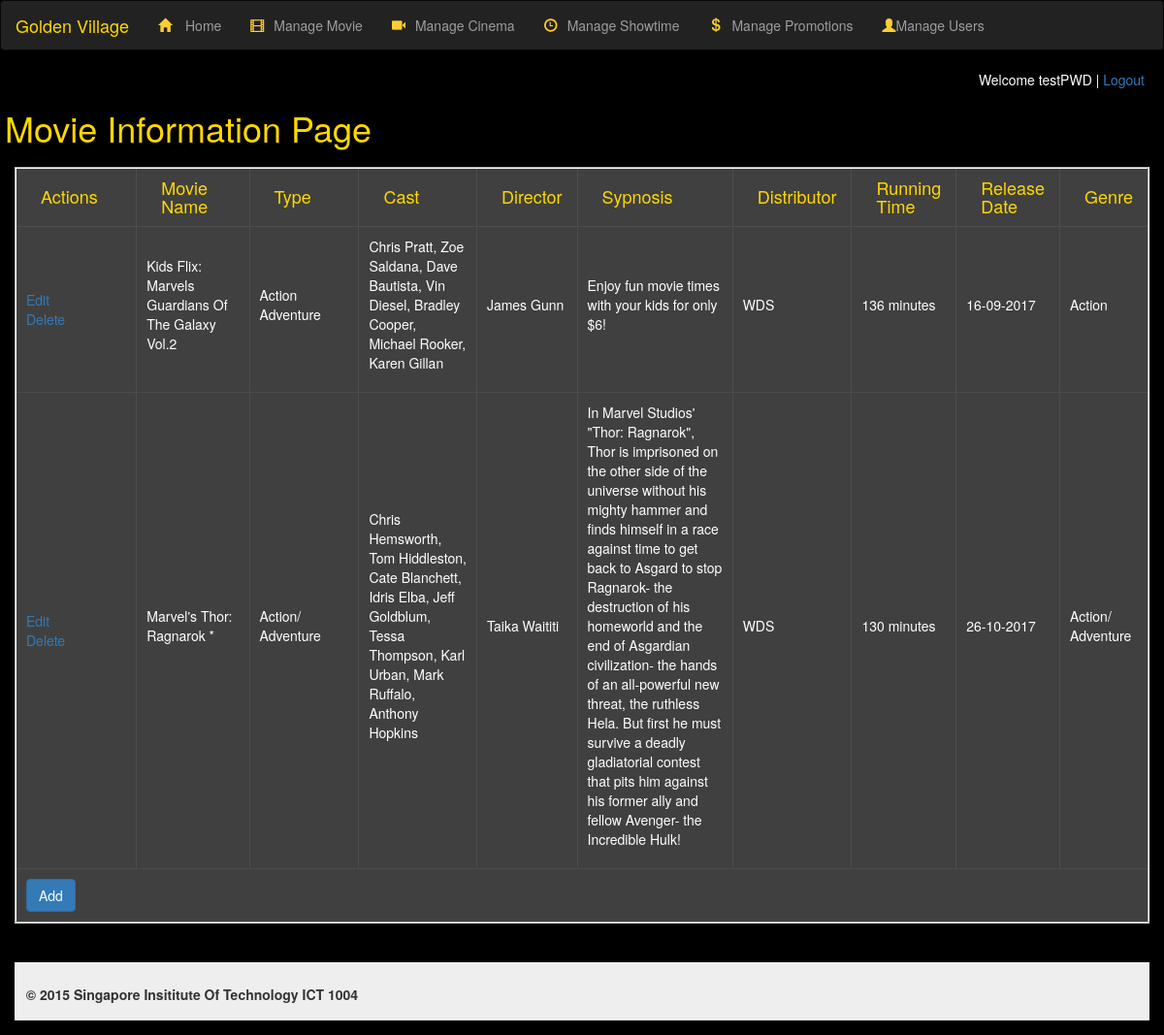
Screenshot of /cms/cmsmovie.php (signed in) with the database file from the repository.
### tables this page shows
CREATE TABLE `user_list` (
  `user_id` int(11) NOT NULL,
  `username` varchar(100) NOT NULL,
  `user_email` varchar(100) NOT NULL,
  `password` varchar(100) NOT NULL,
  `user_role` varchar(10) NOT NULL,
  `phone` int(8) NOT NULL,
  `user_nric` varchar(9) NOT NULL
);

CREATE TABLE `movie` (
  `movie_id` int(11) NOT NULL,
  `movie_name` varchar(1000) NOT NULL,
  `movie_type` varchar(1000) NOT NULL,
  `movie_cast` varchar(1000) NOT NULL,
  `movie_director` varchar(1000) NOT NULL,
  `movie_genre` varchar(1000) NOT NULL,
  `movie_release` varchar(1000) NOT NULL,
  `movie_runningTime` varchar(1000) NOT NULL,
  `movie_distributor` varchar(1000) NOT NULL,
  `movie_language` varchar(1000) NOT NULL,
  `movie_synopsis` varchar(1000) NOT NULL,
  `movie_TNC` varchar(1000) NOT NULL,
  `movie_trailerLink` varchar(1000) NOT NULL,
  `movie_websiteLink` varchar(1000) NOT NULL,
  `movie_poster` longblob NOT NULL,
  `movie_carousel` longblob NOT NULL
);

### cms/cmsmovie.php (the view, shortened to what this page needs)
<!doctype html>
<html lang="en">
<head>
	<link href="../css/bootstrap.min.css" rel="stylesheet">
	<link href="../css/style.css" rel="stylesheet">
</head>
<body>
<?php
include_once ("../dbconnect.php");
$resultUser = $MySQLiconn->query("SELECT * FROM user_list WHERE user_id=".$_SESSION['user']);
$userRow = $resultUser->fetch_array();
?>
<?php include 'cmsheader.inc';?>
        <h1>Movie Information Page</h1>
	<div class="row">
		<div class="col-md-12">
				<div class="table-responsive">
					<table border="2" class="summary">
						<thead>
							<th class='col-md-2'><h4>Actions</h4></th>
							<th class='col-md-2'><h4>Movie Name</h4></th>
							<th class='col-md-2'><h4>Type</h4></th>
							<th class='col-md-2'><h4>Cast</h4></th>
							<th class='col-md-1'><h4>Director</h4></th>
							<th class='col-md-5'><h4>Sypnosis</h4></th>
							<th class='col-md-1'><h4>Distributor</h4></th>
							<th class='col-md-1'><h4>Running Time</h4></th>
							<th class='col-md-1'><h4>Release Date</h4></th>
							<th class='col-md-1'><h4>Genre</h4></th>
						</thead>
						<tbody>
						<?php
						$sql = "SELECT * FROM movie";
						if ($result = $MySQLiconn->query($sql)) {
							while ($row = $result->fetch_array()) {
								echo "<tr>";
								echo "<td class='col-md-2'>";
								echo "<a href='cmsmovieEdit.php?q=" . $row['movie_id'] . "'>";
								echo "Edit";
								echo "</a><br />";
								echo "<a onClick=delete_movie(". $row['movie_id'] . ")>";
								echo "Delete";
								echo "</a>";
								echo "</td>";
								echo "<td class='col-md-2'><p>" . $row['movie_name'] . "</td></p>";
								echo "<td class='col-md-2'><p>" . $row['movie_type'] . "</p></td>";
								echo "<td class='col-md-2'><p>" . $row['movie_cast'] . "</p></td>";
								echo "<td class='col-md-1'><p>" . $row['movie_director'] . "</p></td>";
								echo "<td class='col-md-5'><p>" . $row['movie_synopsis'] . "</p></td>";
								echo "<td class='col-md-1'><p>" . $row['movie_distributor'] . "</p></td>";
								echo "<td class='col-md-1'><p>" . $row['movie_runningTime'] . "</p></td>";
								echo "<td class='col-md-1'><p>" . $row['movie_release'] . "</p></td>";
								echo "<td class='col-md-1'><p>" . $row['movie_genre'] . "</p></td>";
								echo "</tr>";
							}
						}
						?>
							<tr>
								<td colspan='10'>
									<a href="cmsmovieAdd.php"><button class="btn btn-primary">Add</button></a>
								</td>
							</tr>
						</tbody>
					</table>
					<br /> <br />
				</div>
		<?php include 'cmsfooter.inc';?>
		</div>
	</div>
</body>
</html>

### cms/cmsheader.inc (shortened to what this page needs)
<?php
    $directoryURI =basename($_SERVER['SCRIPT_NAME']);
?>
<nav class="navbar navbar-inverse">
    <div class="container-fluid">
        <div class="navbar-header">
            <a class="navbar-brand" href="index.php">
                Golden Village
            </a>
        </div>
        <div id="navbar" class="navbar-collapse collapse" aria-expanded="false" style="height: 1px;">
            <ul class="nav navbar-nav">
                <li <?php if (strpos($directoryURI,'cmsHome.php') !== false) {echo 'class="active"';}?>><a href="cmsHome.php"><span class="glyphicon glyphicon-home blue"></span> Home</a></li>
                <li <?php if (strpos($directoryURI,'cmsMovie.php') !== false) {echo 'class="active"';}?>><a href="cmsMovie.php"><span class="glyphicon glyphicon-film blue"></span>Manage Movie</a></li>
                <li <?php if (strpos($directoryURI,'cmsCinema.php') !== false) {echo 'class="active"';}?>><a href="cmsCinema.php"><span class="glyphicon glyphicon-facetime-video blue"></span>Manage Cinema</a></li>
                <li <?php if (strpos($directoryURI,'cmsManageShowtime.php') !== false) {echo 'class="active"';}?>><a href="cmsManageShowtime.php"><span class="glyphicon glyphicon-time blue"></span>Manage Showtime</a></li>
                <li <?php if (strpos($directoryURI,'cmspromo.php') !== false) {echo 'class="active"';}?>><a href="cmspromo.php"><span class="glyphicon glyphicon-usd blue"></span>Manage Promotions</a></li>
                <li <?php if (strpos($directoryURI,'cmsManageUser.php') !== false) {echo 'class="active"';}?>><a href="cmsManageUser.php"><span class="glyphicon glyphicon-user blue"></span>Manage Users</a></li>
            </ul>
        </div>
    </div>
</nav>
         <p class="labelWel">Welcome <?php echo $userRow['username']; ?> | <a href="cmsLogout.php">Logout</a></p>
        <br />

### css/style.css (style rules this page uses)
.blue { color:#FC3; }
.breadcrumb,.jumbotron,body { background-color:#000; }
.labelWel { float: right; margin-right: 20px; }
.glyphicon-home,.glyphicon-usd,.glyphicon-facetime-video,.glyphicon-briefcase, .glyphicon-film, .glyphicon-time:before { margin-right: 10px; }
.navbar-inverse > ul > li > hover,p,.breadcrumb>.active { color:#FFF; }
p { font-size:14px; }
.panel-default .jumbotron > h1, .navbar-inverse .navbar-brand, h1, h2, h3, h4 { color:#ffd701; margin-left: 5px; }
.row { margin-bottom:15px; margin-left:auto; margin-right:auto; }
.summary { background:#404040; width:100%; overflow-y:scroll; }
.summary thead tr th h4 { margin-left: 10px; }
.summary tr { border:1px solid #4d4d4d; }
.summary tr td { padding:10px; }
nav,hr { margin:0 auto auto; width:100%; }
.promotable,table { background-color: #222222; color: yellow; border-color: white; }
table tr th { width: 25%; }
td { color:white; }

### rows the page displays
user_list: username "testPWD"
movie: movie_name "Kids Flix: Marvels Guardians Of The Galaxy Vol.2", movie_type "Action Adventure", movie_cast "Chris Pratt, Zoe Saldana, Dave Bautista, Vin Diesel, Bradley Cooper, Michael Rooker, Karen Gillan", movie_director "James Gunn", movie_synopsis "Enjoy fun movie times with your kids for only $6!", movie_distributor "WDS", movie_runningTime "136 minutes", movie_release "16-09-2017", movie_genre "Action"
movie: movie_name "Marvel's Thor: Ragnarok *", movie_type "Action/ Adventure", movie_cast "Chris Hemsworth, Tom Hiddleston, Cate Blanchett, Idris Elba, Jeff Goldblum, Tessa Thompson, Karl Urban, Mark Ruffalo, Anthony Hopkins", movie_director "Taika Waititi", movie_synopsis "In Marvel Studios' \"Thor: Ragnarok\", Thor is imprisoned on the other side of the universe without his mighty hammer and finds himself in a race against time to get back to Asgard to stop Ragnarok- the destruction of his homeworld and the end of Asgardian civilization- the hands of an all-powerful new threat, the ruthless Hela. But first he must survive a deadly gladiatorial contest that pits him against his former ally and fellow Avenger- the Incredible Hulk!", movie_distributor "WDS", movie_runningTime "130 minutes", movie_release "26-10-2017", movie_genre "Action/ Adventure"
